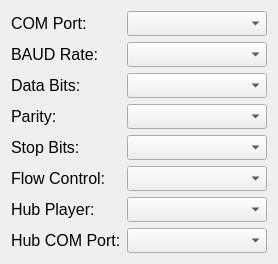
    <widget class="QWidget" name="">
     <property name="geometry">
      <rect>
       <x>10</x>
       <y>42</y>
       <width>261</width>
       <height>260</height>
      </rect>
     </property>
     <layout class="QVBoxLayout" name="verticalLayout_2">
      <item>
       <layout class="QHBoxLayout" name="horizontalLayout_5">
        <item>
         <widget class="QLabel" name="comLabel">
          <property name="sizePolicy">
           <sizepolicy hsizetype="Minimum" vsizetype="Minimum">
            <horstretch>0</horstretch>
            <verstretch>0</verstretch>
           </sizepolicy>
          </property>
          <property name="minimumSize">
           <size>
            <width>110</width>
            <height>25</height>
           </size>
          </property>
          <property name="maximumSize">
           <size>
            <width>110</width>
            <height>25</height>
           </size>
          </property>
          <property name="font">
           <font>
            <pointsize>12</pointsize>
           </font>
          </property>
          <property name="styleSheet">
           <string notr="true">color: black;</string>
          </property>
          <property name="text">
           <string>COM Port:</string>
          </property>
         </widget>
        </item>
        <item>
         <widget class="QComboBox" name="comPortComboBox">
          <property name="sizePolicy">
           <sizepolicy hsizetype="Fixed" vsizetype="Fixed">
            <horstretch>0</horstretch>
            <verstretch>0</verstretch>
           </sizepolicy>
          </property>
          <property name="minimumSize">
           <size>
            <width>140</width>
            <height>25</height>
           </size>
          </property>
          <property name="maximumSize">
           <size>
            <width>140</width>
            <height>25</height>
           </size>
          </property>
          <property name="baseSize">
           <size>
            <width>140</width>
            <height>25</height>
           </size>
          </property>
          <property name="font">
           <font>
            <pointsize>10</pointsize>
           </font>
          </property>
         </widget>
        </item>
       </layout>
      </item>
      <item>
       <layout class="QHBoxLayout" name="horizontalLayout_6">
        <item>
         <widget class="QLabel" name="baudLabel">
          <property name="sizePolicy">
           <sizepolicy hsizetype="Minimum" vsizetype="Minimum">
            <horstretch>0</horstretch>
            <verstretch>0</verstretch>
           </sizepolicy>
          </property>
          <property name="minimumSize">
           <size>
            <width>110</width>
            <height>25</height>
           </size>
          </property>
          <property name="maximumSize">
           <size>
            <width>110</width>
            <height>25</height>
           </size>
          </property>
          <property name="font">
           <font>
            <pointsize>12</pointsize>
           </font>
          </property>
          <property name="text">
           <string>BAUD Rate:</string>
          </property>
          <property name="alignment">
           <set>Qt::AlignmentFlag::AlignLeading|Qt::AlignmentFlag::AlignLeft|Qt::AlignmentFlag::AlignVCenter</set>
          </property>
         </widget>
        </item>
        <item>
         <widget class="QComboBox" name="baudSpeedComboBox">
          <property name="sizePolicy">
           <sizepolicy hsizetype="Fixed" vsizetype="Fixed">
            <horstretch>0</horstretch>
            <verstretch>0</verstretch>
           </sizepolicy>
          </property>
          <property name="minimumSize">
           <size>
            <width>140</width>
            <height>25</height>
           </size>
          </property>
          <property name="maximumSize">
           <size>
            <width>140</width>
            <height>25</height>
           </size>
          </property>
          <property name="baseSize">
           <size>
            <width>140</width>
            <height>25</height>
           </size>
          </property>
          <property name="font">
           <font>
            <pointsize>10</pointsize>
           </font>
          </property>
         </widget>
        </item>
       </layout>
      </item>
      <item>
       <layout class="QHBoxLayout" name="horizontalLayout_7">
        <item>
         <widget class="QLabel" name="dataLabel">
          <property name="sizePolicy">
           <sizepolicy hsizetype="Minimum" vsizetype="Minimum">
            <horstretch>0</horstretch>
            <verstretch>0</verstretch>
           </sizepolicy>
          </property>
          <property name="minimumSize">
           <size>
            <width>110</width>
            <height>25</height>
           </size>
          </property>
          <property name="maximumSize">
           <size>
            <width>110</width>
            <height>25</height>
           </size>
          </property>
          <property name="font">
           <font>
            <pointsize>12</pointsize>
           </font>
          </property>
          <property name="text">
           <string>Data Bits:</string>
          </property>
         </widget>
        </item>
        <item>
         <widget class="QComboBox" name="dataBitsComboBox">
          <property name="sizePolicy">
           <sizepolicy hsizetype="Fixed" vsizetype="Fixed">
            <horstretch>0</horstretch>
            <verstretch>0</verstretch>
           </sizepolicy>
          </property>
          <property name="minimumSize">
           <size>
            <width>140</width>
            <height>25</height>
           </size>
          </property>
          <property name="maximumSize">
           <size>
            <width>140</width>
            <height>25</height>
           </size>
          </property>
          <property name="baseSize">
           <size>
            <width>140</width>
            <height>25</height>
           </size>
          </property>
          <property name="font">
           <font>
            <pointsize>10</pointsize>
           </font>
          </property>
         </widget>
        </item>
       </layout>
      </item>
      <item>
       <layout class="QHBoxLayout" name="horizontalLayout_8">
        <item>
         <widget class="QLabel" name="parityLabel">
          <property name="sizePolicy">
           <sizepolicy hsizetype="Minimum" vsizetype="Minimum">
            <horstretch>0</horstretch>
            <verstretch>0</verstretch>
           </sizepolicy>
          </property>
          <property name="minimumSize">
           <size>
            <width>110</width>
            <height>25</height>
           </size>
          </property>
          <property name="maximumSize">
           <size>
            <width>110</width>
            <height>25</height>
           </size>
          </property>
          <property name="font">
           <font>
            <pointsize>12</pointsize>
           </font>
          </property>
          <property name="text">
           <string>Parity:</string>
          </property>
          <property name="alignment">
           <set>Qt::AlignmentFlag::AlignLeading|Qt::AlignmentFlag::AlignLeft|Qt::AlignmentFlag::AlignVCenter</set>
          </property>
         </widget>
        </item>
        <item>
         <widget class="QComboBox" name="parityComboBox">
          <property name="sizePolicy">
           <sizepolicy hsizetype="Fixed" vsizetype="Fixed">
            <horstretch>0</horstretch>
            <verstretch>0</verstretch>
           </sizepolicy>
          </property>
          <property name="minimumSize">
           <size>
            <width>140</width>
            <height>25</height>
           </size>
          </property>
          <property name="maximumSize">
           <size>
            <width>140</width>
            <height>25</height>
           </size>
          </property>
          <property name="baseSize">
           <size>
            <width>140</width>
            <height>25</height>
           </size>
          </property>
          <property name="font">
           <font>
            <pointsize>10</pointsize>
           </font>
          </property>
         </widget>
        </item>
       </layout>
      </item>
      <item>
       <layout class="QHBoxLayout" name="horizontalLayout_9">
        <item>
         <widget class="QLabel" name="stopLabel">
          <property name="sizePolicy">
           <sizepolicy hsizetype="Fixed" vsizetype="Fixed">
            <horstretch>0</horstretch>
            <verstretch>0</verstretch>
           </sizepolicy>
          </property>
          <property name="minimumSize">
           <size>
            <width>110</width>
            <height>25</height>
           </size>
          </property>
          <property name="maximumSize">
           <size>
            <width>110</width>
            <height>25</height>
           </size>
          </property>
          <property name="baseSize">
           <size>
            <width>11</width>
            <height>25</height>
           </size>
          </property>
          <property name="font">
           <font>
            <pointsize>12</pointsize>
           </font>
          </property>
          <property name="text">
           <string>Stop Bits:</string>
          </property>
         </widget>
        </item>
        <item>
         <widget class="QComboBox" name="stopBitsComboBox">
          <property name="sizePolicy">
           <sizepolicy hsizetype="Fixed" vsizetype="Fixed">
            <horstretch>0</horstretch>
            <verstretch>0</verstretch>
           </sizepolicy>
          </property>
          <property name="minimumSize">
           <size>
            <width>140</width>
            <height>25</height>
           </size>
          </property>
          <property name="maximumSize">
           <size>
            <width>140</width>
            <height>25</height>
           </size>
          </property>
          <property name="baseSize">
           <size>
            <width>140</width>
            <height>25</height>
           </size>
          </property>
          <property name="font">
           <font>
            <pointsize>10</pointsize>
           </font>
          </property>
         </widget>
        </item>
       </layout>
      </item>
      <item>
       <layout class="QHBoxLayout" name="horizontalLayout_10">
        <item>
         <widget class="QLabel" name="flowLabel">
          <property name="sizePolicy">
           <sizepolicy hsizetype="Fixed" vsizetype="Fixed">
            <horstretch>0</horstretch>
            <verstretch>0</verstretch>
           </sizepolicy>
          </property>
          <property name="minimumSize">
           <size>
            <width>110</width>
            <height>25</height>
           </size>
          </property>
          <property name="maximumSize">
           <size>
            <width>100</width>
            <height>25</height>
           </size>
          </property>
          <property name="baseSize">
           <size>
            <width>110</width>
            <height>25</height>
           </size>
          </property>
          <property name="font">
           <font>
            <pointsize>12</pointsize>
           </font>
          </property>
          <property name="text">
           <string>Flow Control:</string>
          </property>
         </widget>
        </item>
        <item>
         <widget class="QComboBox" name="flowControlComboBox">
          <property name="sizePolicy">
           <sizepolicy hsizetype="Fixed" vsizetype="Fixed">
            <horstretch>0</horstretch>
            <verstretch>0</verstretch>
           </sizepolicy>
          </property>
          <property name="minimumSize">
           <size>
            <width>140</width>
            <height>25</height>
           </size>
          </property>
          <property name="maximumSize">
           <size>
            <width>140</width>
            <height>25</height>
           </size>
          </property>
          <property name="baseSize">
           <size>
            <width>140</width>
            <height>25</height>
           </size>
          </property>
          <property name="font">
           <font>
            <pointsize>10</pointsize>
           </font>
          </property>
         </widget>
        </item>
       </layout>
      </item>
      <item>
       <layout class="QHBoxLayout" name="horizontalLayout_11">
        <item>
         <widget class="QLabel" name="dipLabel">
          <property name="sizePolicy">
           <sizepolicy hsizetype="Preferred" vsizetype="Fixed">
            <horstretch>0</horstretch>
            <verstretch>0</verstretch>
           </sizepolicy>
          </property>
          <property name="minimumSize">
           <size>
            <width>110</width>
            <height>25</height>
           </size>
          </property>
          <property name="maximumSize">
           <size>
            <width>110</width>
            <height>25</height>
           </size>
          </property>
          <property name="baseSize">
           <size>
            <width>110</width>
            <height>25</height>
           </size>
          </property>
          <property name="font">
           <font>
            <pointsize>12</pointsize>
           </font>
          </property>
          <property name="text">
           <string>Hub Player:</string>
          </property>
         </widget>
        </item>
        <item>
         <widget class="QComboBox" name="dipSwitchComboBox">
          <property name="sizePolicy">
           <sizepolicy hsizetype="Fixed" vsizetype="Fixed">
            <horstretch>0</horstretch>
            <verstretch>0</verstretch>
           </sizepolicy>
          </property>
          <property name="minimumSize">
           <size>
            <width>140</width>
            <height>25</height>
           </size>
          </property>
          <property name="maximumSize">
           <size>
            <width>140</width>
            <height>25</height>
           </size>
          </property>
          <property name="baseSize">
           <size>
            <width>140</width>
            <height>25</height>
           </size>
          </property>
          <property name="font">
           <font>
            <pointsize>10</pointsize>
           </font>
          </property>
         </widget>
        </item>
       </layout>
      </item>
      <item>
       <layout class="QHBoxLayout" name="horizontalLayout_12">
        <item>
         <widget class="QLabel" name="hubLabel">
          <property name="sizePolicy">
           <sizepolicy hsizetype="Fixed" vsizetype="Fixed">
            <horstretch>0</horstretch>
            <verstretch>0</verstretch>
           </sizepolicy>
          </property>
          <property name="minimumSize">
           <size>
            <width>110</width>
            <height>25</height>
           </size>
          </property>
          <property name="maximumSize">
           <size>
            <width>110</width>
            <height>25</height>
           </size>
          </property>
          <property name="baseSize">
           <size>
            <width>110</width>
            <height>25</height>
           </size>
          </property>
          <property name="font">
           <font>
            <pointsize>12</pointsize>
           </font>
          </property>
          <property name="text">
           <string>Hub COM Port:</string>
          </property>
         </widget>
        </item>
        <item>
         <widget class="QComboBox" name="hubComComboBox">
          <property name="sizePolicy">
           <sizepolicy hsizetype="Fixed" vsizetype="Fixed">
            <horstretch>0</horstretch>
            <verstretch>0</verstretch>
           </sizepolicy>
          </property>
          <property name="minimumSize">
           <size>
            <width>140</width>
            <height>25</height>
           </size>
          </property>
          <property name="maximumSize">
           <size>
            <width>140</width>
            <height>25</height>
           </size>
          </property>
          <property name="baseSize">
           <size>
            <width>140</width>
            <height>25</height>
           </size>
          </property>
          <property name="font">
           <font>
            <pointsize>10</pointsize>
           </font>
          </property>
         </widget>
        </item>
       </layout>
      </item>
     </layout>
    </widget>
